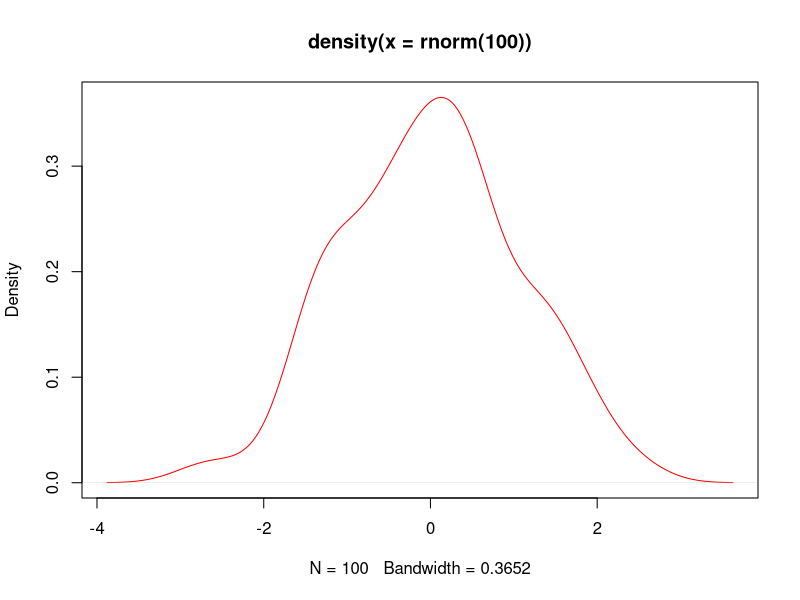
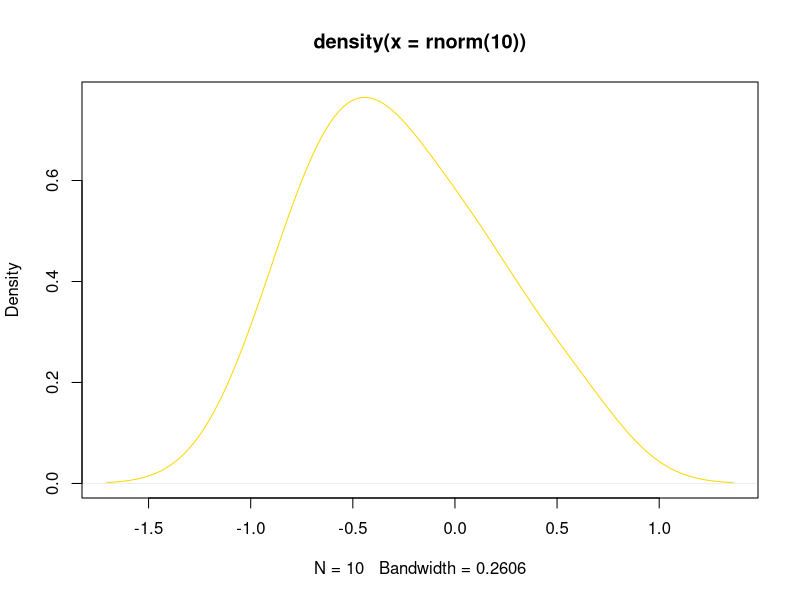

Reproduce these figures in R, in order.
#Графическая подсистема
plot(density(rnorm(100)),col="red")
plot(density(rnorm(10)),col="gold")
#Способы задания переменной значения
x=5
x<-5
assign("x",5)
x
# Команды и базовые функции function c()
x<-c(1,3,6,7);
# типы векторов
char<-c("8","edge","turn8k");
logic<-c(TRUE,FALSE,TRUE,FALSE)
# Динамическая типизация
dynam<-c(8,"dds", TRUE)
dynam<-c(1,0,1,1,TRUE)
dynam
# Пример позиционных функций: log(x,base)
log(x,10)
# Пример именных функций: log(base=base,x)
log(base=10,x)
# Логические операции ,<,<=,>=,==
x=10
x<5
x>5
x==10
# Маетматические операции +, -, *, /, ^, sin(), cos(), sqrt(), log()
x^10
5*2
sin(2)
cos(10)
sqrt(5)
log(4)
# Задание
x=10/(5-5)
x
# Правила повтора векторов (Recycling Rule)
x<-c(2,4,5,3,-4,0)
x*5
y<-c(5,3)
x*y
z<-c(1,2,3,4)
x*z
# Измерение длинны вектора
length(x)
# Больше базовых функций log(), mean(), min(), max(), sum(), prod(), abs()
x<-c(3,4,6,-7,8)
mean = sum(x)/ length(x)
mean
min(x)
max(x)
prod(x)
abs(x)
# Последовательности
x=2:10
y=5:1
z=-5:10
w=-5:-10
x
y
z
w
# Последовательности seq(from=,to=,by=)
z=seq(2,5,.5)
x=seq(3,9.1,.1)
y=seq(9,3,-.2)
length(x)
length(y)
x*y
# Последовательности rep(x, times=)
x=c("A","B","C")
rep(x,4)
# Логические вектора mode(x)
x<-1:10
y<-x<=-5
mode(x)
mode(y)
mode(mode(x))
#Индексация векторов
x=1:20
x[2]
x[0]
x[5:9]
x[c(3,7,8,9,20)]
x[-19]
x[-(1:6)]
x[x>10]
x[TRUE]
y=c(TRUE,FALSE)
x[y]
#Добавление элементов к вектору
vector<-c()
v2<-c(TRUE,FALSE,TRUE,TRUE,FALSE,TRUE)
vector=c(v2,vector);
vector=c(F,vector);
x=1:3
x=c(5,x)
x
# Имена элементов векторов
x=1:5
names(x)
names(x)<-c("Первый","Второй","Третий","Четвертый","Первый")
names(x)
x["Первый"]
# Свойства векторов length() names() mode()
log(3) == log(3, base=exp(1))
x=seq(5,100,.1)
x[length(x)]
mode(x)
# Функции sort и order
x<-c(-10,2,78,34,-98,23,0,-8)
order(x)
sort(x)
sort(x) == x[order(x)]
log(exp(1))

